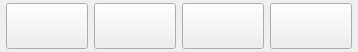
<?xml version="1.0" encoding="UTF-8"?>
<ui version="4.0">
 <class>FunctionToolWidget</class>
 <widget class="QWidget" name="FunctionToolWidget">
  <property name="geometry">
   <rect>
    <x>0</x>
    <y>0</y>
    <width>358</width>
    <height>52</height>
   </rect>
  </property>
  <property name="windowTitle">
   <string>Form</string>
  </property>
  <layout class="QVBoxLayout" name="verticalLayout">
   <property name="leftMargin">
    <number>6</number>
   </property>
   <property name="topMargin">
    <number>3</number>
   </property>
   <property name="rightMargin">
    <number>6</number>
   </property>
   <property name="bottomMargin">
    <number>3</number>
   </property>
   <item>
    <layout class="QHBoxLayout" name="horizontalLayout">
     <item>
      <widget class="QPushButton" name="pushButtonSelect">
       <property name="sizePolicy">
        <sizepolicy hsizetype="Minimum" vsizetype="Preferred">
         <horstretch>0</horstretch>
         <verstretch>0</verstretch>
        </sizepolicy>
       </property>
       <property name="text">
        <string/>
       </property>
       <property name="icon">
        <iconset resource="../../../qrc/images_default.qrc">
         <normaloff>:/images/default/map/map_select.png</normaloff>:/images/default/map/map_select.png</iconset>
       </property>
      </widget>
     </item>
     <item>
      <widget class="QPushButton" name="pushButtonResources">
       <property name="sizePolicy">
        <sizepolicy hsizetype="Minimum" vsizetype="Preferred">
         <horstretch>0</horstretch>
         <verstretch>0</verstretch>
        </sizepolicy>
       </property>
       <property name="text">
        <string/>
       </property>
       <property name="icon">
        <iconset resource="../../../qrc/images_default.qrc">
         <normaloff>:/images/default/servermanager/backups_16.png</normaloff>:/images/default/servermanager/backups_16.png</iconset>
       </property>
      </widget>
     </item>
     <item>
      <widget class="QPushButton" name="pushButtonSearch">
       <property name="sizePolicy">
        <sizepolicy hsizetype="Minimum" vsizetype="Preferred">
         <horstretch>0</horstretch>
         <verstretch>0</verstretch>
        </sizepolicy>
       </property>
       <property name="text">
        <string/>
       </property>
       <property name="icon">
        <iconset resource="../../../qrc/images_default.qrc">
         <normaloff>:/images/default/map/tree_map.png</normaloff>:/images/default/map/tree_map.png</iconset>
       </property>
      </widget>
     </item>
     <item>
      <widget class="QPushButton" name="pushButtonScreen">
       <property name="sizePolicy">
        <sizepolicy hsizetype="Minimum" vsizetype="Preferred">
         <horstretch>0</horstretch>
         <verstretch>0</verstretch>
        </sizepolicy>
       </property>
       <property name="text">
        <string/>
       </property>
       <property name="icon">
        <iconset resource="../../../qrc/images_default.qrc">
         <normaloff>:/images/default/liveview/fullScreen.png</normaloff>:/images/default/liveview/fullScreen.png</iconset>
       </property>
      </widget>
     </item>
    </layout>
   </item>
  </layout>
 </widget>
 <resources>
  <include location="../../../qrc/images_default.qrc"/>
 </resources>
 <connections/>
</ui>
